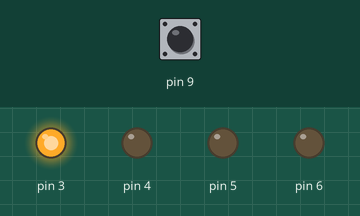
A sketch run on a simulated Arduino Uno, built with avr-gcc and run on an emulated ATmega328P. Parts: output pins drawn as LEDs (lit = HIGH). The test bench sets the inputs (shaded band); at power-on: pin 9 LOW.

Above: at 1.2 s.
1.3 s: pin 9 pulsed HIGH 5 times (0.12 s each, 0.3 s apart)
At 1.87 s:
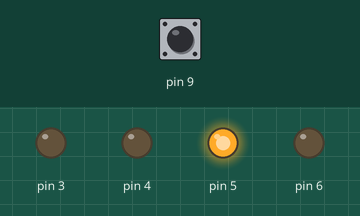
At 3.6 s:
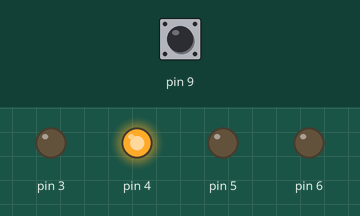
Timing chart, 0 to 5.1 s (numbered marks = the images above; inputs shaded):
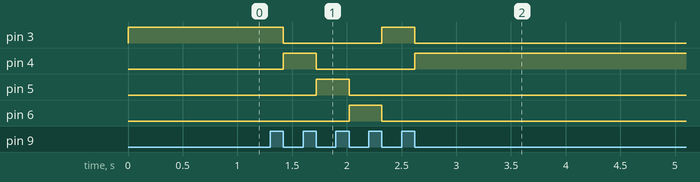

The sketch:

PB_class.ino
```cpp
/*
 * Overall, this code is an example of simple state machine programming,
 * where the state of the system (in this case, which LED should be on) is determined by the value of a variable (x)
 * that is updated based on user input (pressing a button).
 */

#include "Pb.h" // include the Pushbutton library
#include "Led.h" // include the LED library

Pb button(9,1); // create a pushbutton object connected to pin 9 with a pull-up resistor
Led blue(3); // create an LED object connected to pin 3
Led aqua(4); // create an LED object connected to pin 4
Led green(5); // create an LED object connected to pin 5
Led red(6); // create an LED object connected to pin 6

int button_state; // variable to store the state of the pushbutton (0 or 1)
int x; // variable to store the current state of the system (which LED should be on)
int previous_x; // variable to store the previous state of the system (used to detect button presses)

void setup() {
  button.init(); // initialize the pushbutton object
  blue.init(); // initialize the blue LED object
  aqua.init(); // initialize the aqua LED object
  green.init(); // initialize the green LED object
  red.init(); // initialize the red LED object
  Serial.begin(9600); // start serial communication at 9600 baud
}

void loop() {
  button_state = button.ispressed(); // read the state of the pushbutton

  if(button_state == 1 && previous_x == 0){ // if the button is pressed and was not previously pressed
    x += 1; // increment the state variable
  }

  previous_x = button_state; // update the previous button state variable

  if(x > 4){ // if the state variable exceeds the maximum state
    x = 1; // reset the state variable to the minimum state
  }

  if(x == 1){ // if the state variable is 1
    blue.on(); // turn on the blue LED
    aqua.off(); // turn off the aqua LED
    green.off(); // turn off the green LED
    red.off(); // turn off the red LED
  }

  if(x == 2){ // if the state variable is 2
    blue.off(); // turn off the blue LED
    aqua.on(); // turn on the aqua LED
    green.off(); // turn off the green LED
    red.off(); // turn off the red LED
  }

  if(x == 3){ // if the state variable is 3
    blue.off(); // turn off the blue LED
    aqua.off(); // turn off the aqua LED
    green.on(); // turn on the green LED
    red.off(); // turn off the red LED
  }

  if(x == 4){ // if the state variable is 4
    blue.off(); // turn off the blue LED
    aqua.off(); // turn off the aqua LED
    green.off(); // turn off the green LED
    red.on(); // turn on the red LED
  }
}
```

Led.cpp
```cpp
#include "Led.h" // include the LED library header file

Led::Led(int pin){ // constructor function that takes the pin number as an argument
  _pin = pin; // assign the pin number to the private _pin variable
}

void Led::init(){ // function to initialize the LED pin
  pinMode(_pin,OUTPUT); // set the LED pin as an output
}

void Led:: on(){ // function to turn on the LED
  digitalWrite(_pin,1); // set the LED pin HIGH (turn on the LED)
}

void Led:: off(){ // function to turn off the LED
  digitalWrite(_pin,0); // set the LED pin LOW (turn off the LED)
}
```

Led.h
```cpp
#include "Arduino.h" // include the Arduino core library header file

#ifndef LED_H // if the LED_H constant is not defined
#define LED_H // define LED_H

class Led{ // create a class called Led
  private: // private access specifier
  int _pin; // private variable to store the LED pin number
  public: // public access specifier
  Led(int pin); // constructor function that takes the LED pin number as an argument
  void init(); // function to initialize the LED pin as an output
  void on(); // function to turn on the LED
  void off(); // function to turn off the LED
};

#endif // end of LED_H constant definition
```

Pb.cpp
```cpp
#include "Pb.h" // include the Pb library header file

Pb::Pb(int pin, int input_type){ // constructor function that takes the pin number and input type as arguments
  this->pin = pin; // assign the pin number to the private "pin" variable
  if(input_type == 1){ // if the input type is 1
    int pulldown = false; // set the pulldown variable to false
  }
  if(input_type == 2){ // if the input type is 2
    int pulldown = true; // set the pulldown variable to true
  }
}

int Pb::ispressed(){ // function to check if the button is pressed
  if(pulldown = true){ // if the input type is pulldown
    state = !(digitalRead(pin)); // read the button state and invert it (since a pulldown configuration inverts the logic)
  }
  else{ // if the input type is not pulldown
    state = digitalRead(pin); // read the button state
  }
  return state; // return the button state
}

void Pb::init(){ // function to initialize the button pin
  pinMode(pin,INPUT); // set the button pin as an input
}
```

Pb.h
```cpp
#include "Arduino.h" // include the Arduino core library header file

#ifndef PB_H // if the PB_H constant is not defined
#define PB_H // define PB_H

class Pb{ // create a class called Pb
  private: // private access specifier
  int pin; // private variable to store the button pin number
  int state; // private variable to store the button state
  int pulldown = false; // private variable to store the button input type
  public: // public access specifier
  Pb(int pin, int input_type); // constructor function that takes the button pin number and input type as arguments
  int ispressed(); // function to check if the button is pressed
  void init(); // function to initialize the button pin
};

#endif // end of PB_H constant definition
```

Measured:
- after the input at 1.3 s, pin 3: HIGH → LOW after 0.12 s, → HIGH 0.90 s later, → LOW 0.30 s later; pin 4: LOW → HIGH after 0.12 s, → LOW 0.30 s later, → HIGH 0.90 s later; pin 5: LOW → HIGH after 0.42 s, → LOW 0.30 s later; pin 6: LOW → HIGH after 0.72 s, → LOW 0.30 s later
